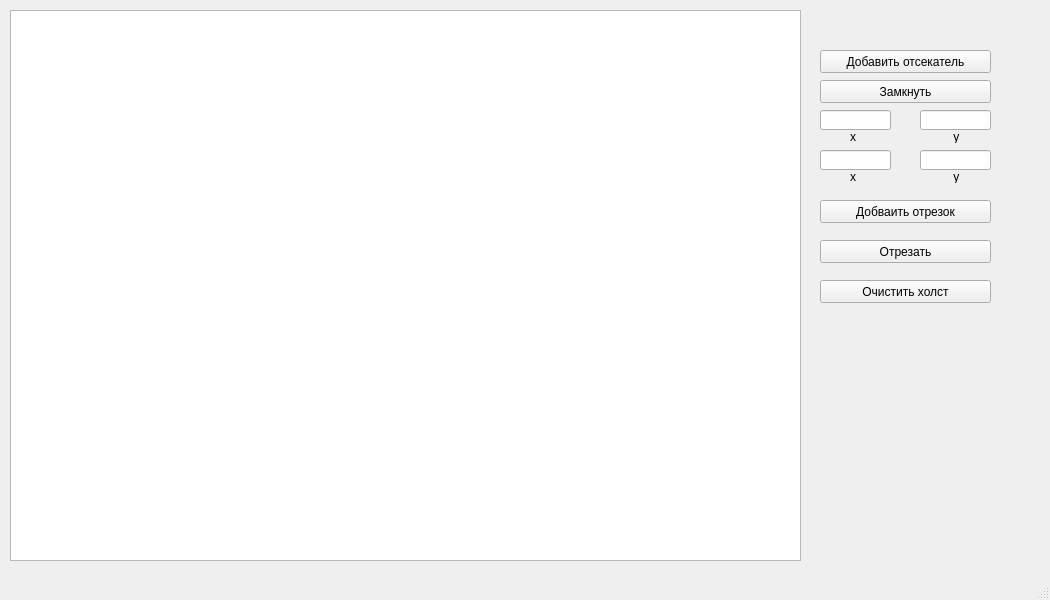
<?xml version="1.0" encoding="UTF-8"?>
<ui version="4.0">
 <class>MainWindow</class>
 <widget class="QMainWindow" name="MainWindow">
  <property name="geometry">
   <rect>
    <x>0</x>
    <y>0</y>
    <width>1050</width>
    <height>600</height>
   </rect>
  </property>
  <property name="windowTitle">
   <string>MainWindow</string>
  </property>
  <widget class="QWidget" name="centralwidget">
   <widget class="QGraphicsView" name="graphicsView">
    <property name="geometry">
     <rect>
      <x>10</x>
      <y>10</y>
      <width>791</width>
      <height>551</height>
     </rect>
    </property>
    <property name="verticalScrollBarPolicy">
     <enum>Qt::ScrollBarAlwaysOff</enum>
    </property>
    <property name="horizontalScrollBarPolicy">
     <enum>Qt::ScrollBarAlwaysOff</enum>
    </property>
   </widget>
   <widget class="QPushButton" name="pushButton">
    <property name="geometry">
     <rect>
      <x>820</x>
      <y>50</y>
      <width>171</width>
      <height>23</height>
     </rect>
    </property>
    <property name="text">
     <string>Добавить отсекатель</string>
    </property>
   </widget>
   <widget class="QPushButton" name="pushButton_2">
    <property name="geometry">
     <rect>
      <x>820</x>
      <y>240</y>
      <width>171</width>
      <height>23</height>
     </rect>
    </property>
    <property name="text">
     <string>Отрезать</string>
    </property>
   </widget>
   <widget class="QPushButton" name="pushButton_3">
    <property name="geometry">
     <rect>
      <x>820</x>
      <y>280</y>
      <width>171</width>
      <height>23</height>
     </rect>
    </property>
    <property name="text">
     <string>Очистить холст</string>
    </property>
   </widget>
   <widget class="QLineEdit" name="lineEdit">
    <property name="geometry">
     <rect>
      <x>820</x>
      <y>110</y>
      <width>71</width>
      <height>20</height>
     </rect>
    </property>
   </widget>
   <widget class="QLineEdit" name="lineEdit_2">
    <property name="geometry">
     <rect>
      <x>920</x>
      <y>110</y>
      <width>71</width>
      <height>20</height>
     </rect>
    </property>
   </widget>
   <widget class="QLabel" name="label">
    <property name="geometry">
     <rect>
      <x>850</x>
      <y>130</y>
      <width>47</width>
      <height>13</height>
     </rect>
    </property>
    <property name="text">
     <string>х</string>
    </property>
   </widget>
   <widget class="QLabel" name="label_2">
    <property name="geometry">
     <rect>
      <x>950</x>
      <y>130</y>
      <width>47</width>
      <height>13</height>
     </rect>
    </property>
    <property name="text">
     <string> у</string>
    </property>
   </widget>
   <widget class="QPushButton" name="pushButton_4">
    <property name="geometry">
     <rect>
      <x>820</x>
      <y>200</y>
      <width>171</width>
      <height>23</height>
     </rect>
    </property>
    <property name="text">
     <string>Добваить отрезок</string>
    </property>
   </widget>
   <widget class="QLabel" name="label_3">
    <property name="geometry">
     <rect>
      <x>950</x>
      <y>170</y>
      <width>47</width>
      <height>13</height>
     </rect>
    </property>
    <property name="text">
     <string> у</string>
    </property>
   </widget>
   <widget class="QLineEdit" name="lineEdit_3">
    <property name="geometry">
     <rect>
      <x>820</x>
      <y>150</y>
      <width>71</width>
      <height>20</height>
     </rect>
    </property>
   </widget>
   <widget class="QLabel" name="label_4">
    <property name="geometry">
     <rect>
      <x>850</x>
      <y>170</y>
      <width>47</width>
      <height>13</height>
     </rect>
    </property>
    <property name="text">
     <string>х</string>
    </property>
   </widget>
   <widget class="QLineEdit" name="lineEdit_4">
    <property name="geometry">
     <rect>
      <x>920</x>
      <y>150</y>
      <width>71</width>
      <height>20</height>
     </rect>
    </property>
   </widget>
   <widget class="QPushButton" name="pushButton_5">
    <property name="geometry">
     <rect>
      <x>820</x>
      <y>80</y>
      <width>171</width>
      <height>23</height>
     </rect>
    </property>
    <property name="text">
     <string>Замкнуть</string>
    </property>
   </widget>
  </widget>
  <widget class="QMenuBar" name="menubar">
   <property name="geometry">
    <rect>
     <x>0</x>
     <y>0</y>
     <width>1050</width>
     <height>21</height>
    </rect>
   </property>
  </widget>
  <widget class="QStatusBar" name="statusbar"/>
 </widget>
 <resources/>
 <connections/>
</ui>
